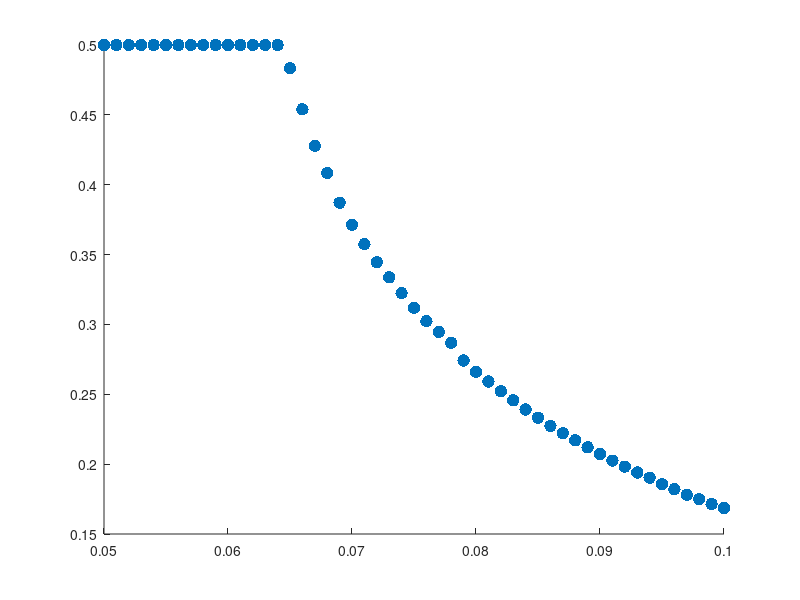

Write MATLAB code to recreate this figure. (Note: this script raises an error after producing the figure.)
%Script used to generate Figure 6(c) based on file average_n.csv

% Load the data from average_n.csv
data = load('average_n.csv'); 

chi_u = data(:, 1);  % First column: Sensitivity of Environmental Motion
n = data(:, 2);      % Second column: Environmental Metric

% Plot for n (Figure 6(c))
figure;
hold on;
dotSize = 80;
h_scatter_n = scatter(chi_u, n, dotSize, 'filled', 'DisplayName', 'Environmental metric $n$');
h_line_factor = yline(0.5, '--k', 'LineWidth', 3, 'DisplayName', 'Uniform $n$');
h_line_critical = xline(0.0646, '--b','Color', [0.5 0.5 0.5], 'LineWidth', 3, 'DisplayName', 'Critical $\chi_u^*$');
ylim([0.15, 0.65]);
xlabel('Sensitivity of Environmental Motion $\chi_u$', 'fontsize', 23, 'fontname', 'arial','Interpreter', 'latex');
ylabel('Environmental Metric $n$', 'fontsize', 23, 'fontname', 'arial','Interpreter', 'latex');
legend([h_scatter_n, h_line_factor, h_line_critical], ...
    {'Environmental metric $n$', 'Uniform $n$', 'Critical $\chi_u^*$'}, ...
    'Location', 'best', 'fontsize', 17, 'fontname', 'arial','Interpreter', 'latex');
set(gca, 'FontSize', 16);
ax = gca;
ax.XLabel.FontSize = 23;
ax.YLabel.FontSize = 23;
grid on;
hold off;
